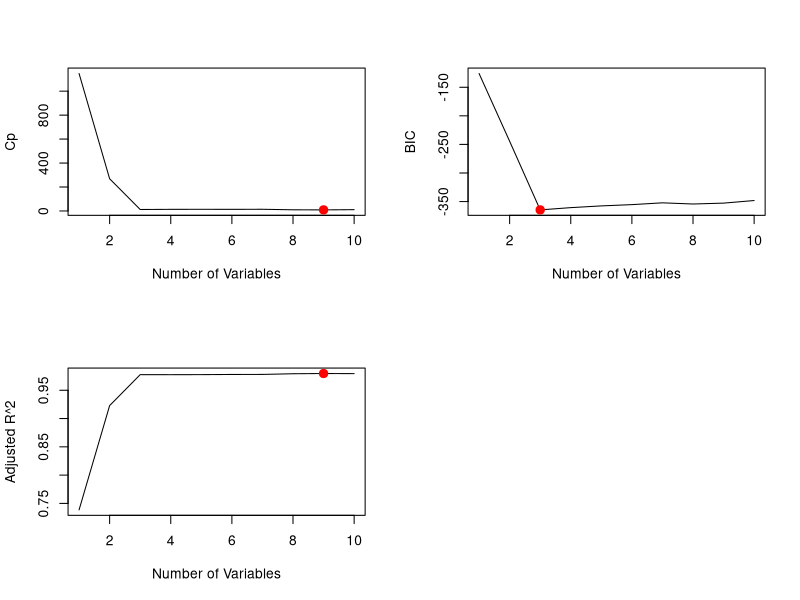
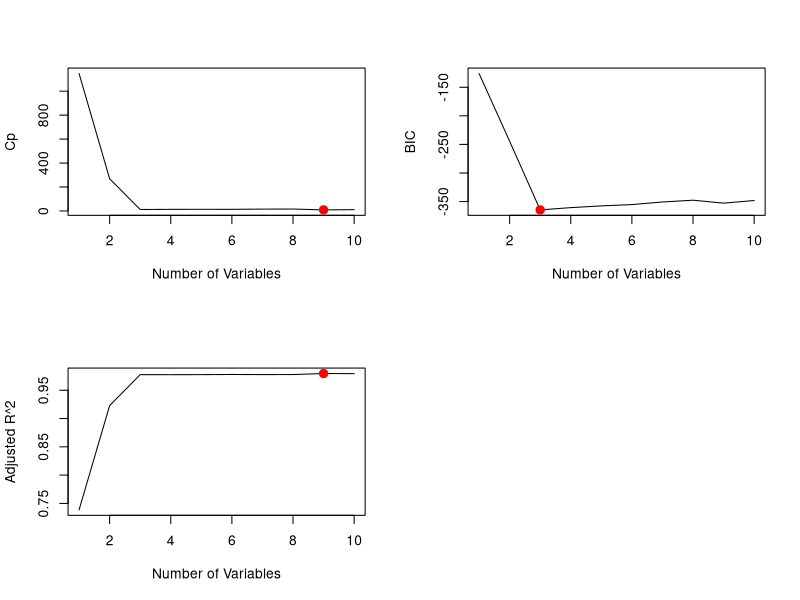
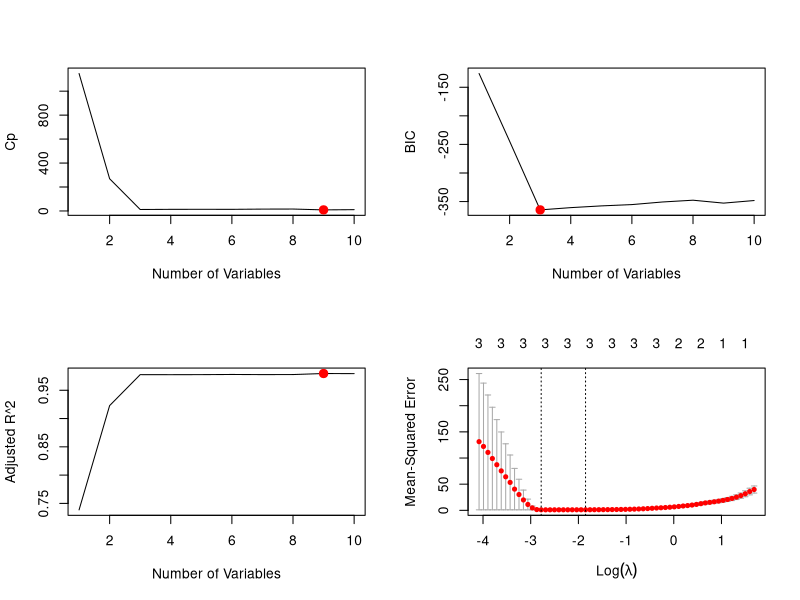
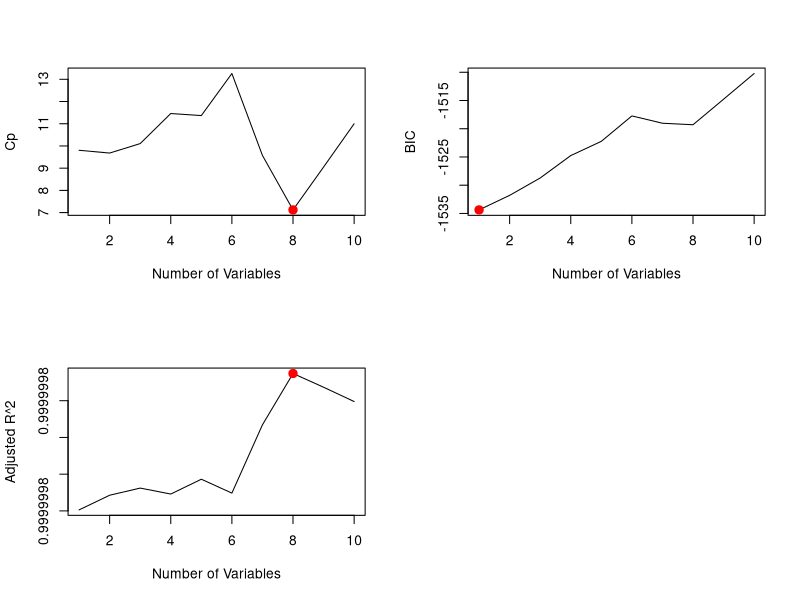

Generate these figures, in order, with R:
#Homework3 Question3

X = rnorm(100)

E = rnorm(100)

Y = 3 + 5*X + 4*X^2 + 1*X^3 + E

library(leaps)

dataX = data.frame(X,Y)

#best subset method

bestsubset = regsubsets(Y ~ X + I(X^2) + I(X^3) + I(X^4) + I(X^5) + I(X^6) + I(X^7) + I(X^8) + I(X^9) + I(X^10), data = dataX, nvmax = 10)

bestsubsetSummary = summary(bestsubset)

par(mfrow = c(2,2))

plot(bestsubsetSummary$cp, xlab = "Number of Variables", ylab = "Cp", type = "l")
points(which.min(bestsubsetSummary$cp), bestsubsetSummary$cp[which.min(bestsubsetSummary$cp)], col = "red", cex = 2, pch = 20)

plot(bestsubsetSummary$bic, xlab = "Number of Variables", ylab = "BIC", type = "l")
points(which.min(bestsubsetSummary$bic), bestsubsetSummary$bic[which.min(bestsubsetSummary$bic)], col = "red", cex = 2, pch = 20)

plot(bestsubsetSummary$adjr2, xlab = "Number of Variables", ylab = "Adjusted R^2", type = "l")
points(which.max(bestsubsetSummary$adjr2), bestsubsetSummary$adjr2[which.max(bestsubsetSummary$adjr2)], col = "red", cex = 2, pch = 20)

coef(bestsubset, which.max(bestsubsetSummary$adjr2))

#forward method

forward = regsubsets(Y ~ X + I(X^2) + I(X^3) + I(X^4) + I(X^5) + I(X^6) + I(X^7) + I(X^8) + I(X^9) + I(X^10), data = dataX, nvmax = 10, method="forward")

forwardSummary = summary(forward)

par(mfrow = c(2,2))

plot(forwardSummary$cp, xlab = "Number of Variables", ylab = "Cp", type = "l")
points(which.min(forwardSummary$cp), forwardSummary$cp[which.min(forwardSummary$cp)], col = "red", cex = 2, pch = 20)

plot(forwardSummary$bic, xlab = "Number of Variables", ylab = "BIC", type = "l")
points(which.min(forwardSummary$bic), forwardSummary$bic[which.min(forwardSummary$bic)], col = "red", cex = 2, pch = 20)

plot(forwardSummary$adjr2, xlab = "Number of Variables", ylab = "Adjusted R^2", type = "l")
points(which.max(forwardSummary$adjr2), forwardSummary$adjr2[which.max(forwardSummary$adjr2)], col = "red", cex = 2, pch = 20)

coef(forward, which.max(forwardSummary$adjr2))

# backward method 

backward = regsubsets(Y ~ X + I(X^2) + I(X^3) + I(X^4) + I(X^5) + I(X^6) + I(X^7) + I(X^8) + I(X^9) + I(X^10), data = dataX, nvmax = 10, method="backward")

backwardSummary = summary(forward)

par(mfrow = c(2,2))

plot(backwardSummary$cp, xlab = "Number of Variables", ylab = "Cp", type = "l")
points(which.min(backwardSummary$cp), backwardSummary$cp[which.min(backwardSummary$cp)], col = "red", cex = 2, pch = 20)

plot(backwardSummary$bic, xlab = "Number of Variables", ylab = "BIC", type = "l")
points(which.min(backwardSummary$bic), backwardSummary$bic[which.min(backwardSummary$bic)], col = "red", cex = 2, pch = 20)

plot(backwardSummary$adjr2, xlab = "Number of Variables", ylab = "Adjusted R^2", type = "l")
points(which.max(backwardSummary$adjr2), backwardSummary$adjr2[which.max(backwardSummary$adjr2)], col = "red", cex = 2, pch = 20)

coef(backward, which.max(backwardSummary$adjr2))

#Lasso Method

library(glmnet)

lasso = model.matrix(Y ~ X + I(X^2) + I(X^3) + I(X^4) + I(X^5) + I(X^6) + I(X^7) + I(X^8) + I(X^9) + I(X^10), data = dataX)[,-1]

crossvalLasso = cv.glmnet(lasso, Y, alpha=1)
plot(crossvalLasso)

bestLambda = crossvalLasso$lambda.min

lassoBestLambda = glmnet(lasso, Y, alpha = 1)
predict(lassoBestLambda, s = bestLambda, type = "coefficients")[1:11,]

#Generate response vector 

	#Best subset method

newY = 3 + 10*X^7 + E

datanewX = data.frame(X,newY)

bestsubset2 = regsubsets(newY ~ X + I(X^2) + I(X^3) + I(X^4) + I(X^5) + I(X^6) + I(X^7) + I(X^8) + I(X^9) + I(X^10), data = datanewX, nvmax = 10)

bestsubsetSummary2 = summary(bestsubset2)

par(mfrow = c(2,2))

plot(bestsubsetSummary2$cp, xlab = "Number of Variables", ylab = "Cp", type = "l")
points(which.min(bestsubsetSummary2$cp), bestsubsetSummary2$cp[which.min(bestsubsetSummary2$cp)], col = "red", cex = 2, pch = 20)

plot(bestsubsetSummary2$bic, xlab = "Number of Variables", ylab = "BIC", type = "l")
points(which.min(bestsubsetSummary2$bic), bestsubsetSummary2$bic[which.min(bestsubsetSummary2$bic)], col = "red", cex = 2, pch = 20)

plot(bestsubsetSummary2$adjr2, xlab = "Number of Variables", ylab = "Adjusted R^2", type = "l")
points(which.max(bestsubsetSummary2$adjr2), bestsubsetSummary2$adjr2[which.max(bestsubsetSummary2$adjr2)], col = "red", cex = 2, pch = 20)

coef(bestsubset2, 1)
coef(bestsubset2, 2)
coef(bestsubset2, 4)

	#Lasso method
	
lasso2 = model.matrix(newY ~ X + I(X^2) + I(X^3) + I(X^4) + I(X^5) + I(X^6) + I(X^7) + I(X^8) + I(X^9) + I(X^10), data = datanewX)[,-1]

crossvalLasso2 = cv.glmnet(lasso2, newY, alpha=1)

bestLambda2 = crossvalLasso$lambda.min

lassoBestLambda2 = glmnet(lasso2, newY, alpha = 1)
predict(lassoBestLambda2, s = bestLambda2, type = "coefficients")[1:11,]
